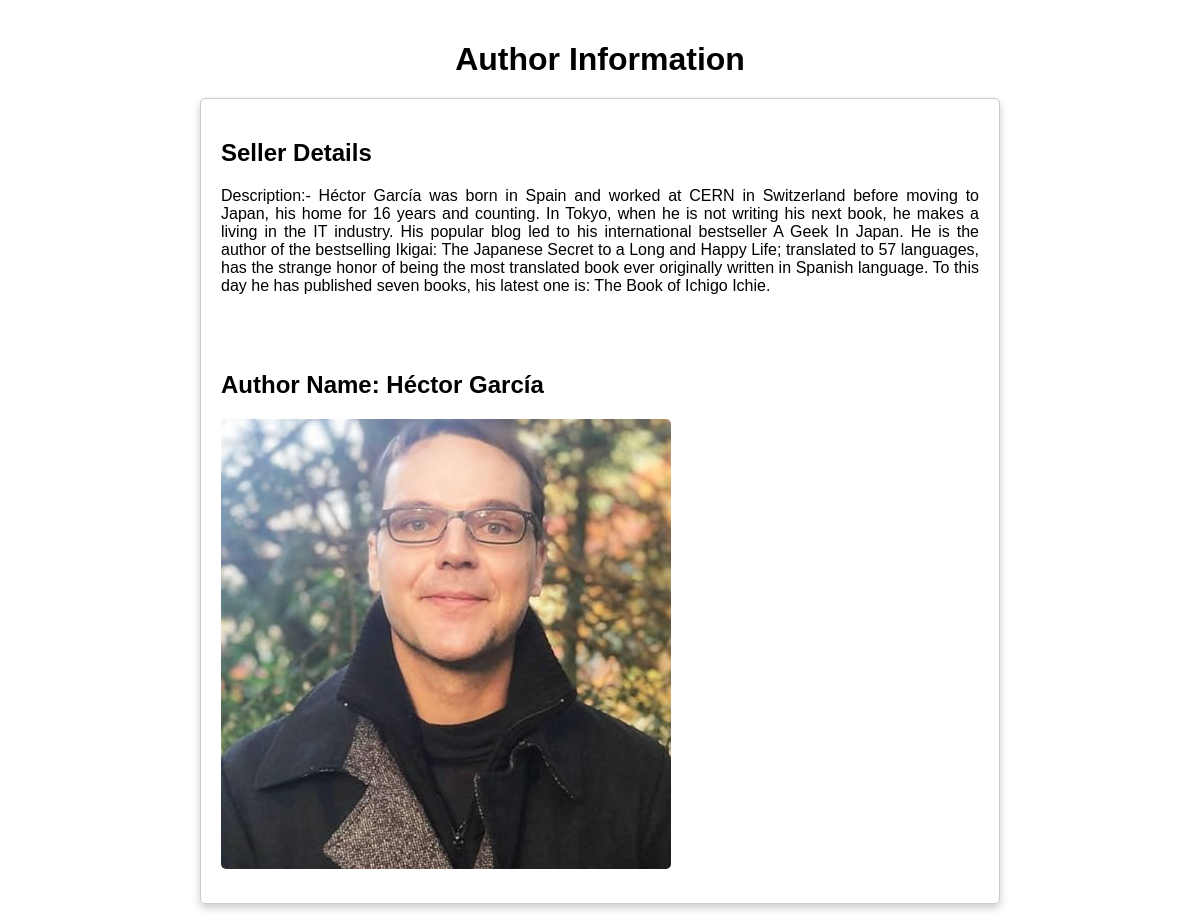
Screenshot of /Guest/seller-info/1/ with the database file from the repository.
### BookAuthor/models.py (models this page shows)
class Book(models.Model):
    CATEGORY_CHOICES = [
        ('Fiction', 'Fiction'),
        ('Non-Fiction', 'Non-Fiction'),
        ('Science Fiction', 'Science Fiction'),
        ('Mystery', 'Mystery'),
        ('Thriller', 'Thriller'),
        ('Fantasy', 'Fantasy'),
        ('Biography', 'Biography'),
    ]
    book_name = models.CharField(max_length=100)
    book_cover_image = models.ImageField(upload_to='book_covers/')
    author_name = models.CharField(max_length=100)
    author_image = models.ImageField(upload_to='author_images/')
    book_price = models.DecimalField(max_digits=10, decimal_places=2)
    book_description = models.TextField()
    book_category = models.CharField(max_length=100, choices=CATEGORY_CHOICES)
    seller_name = models.CharField(max_length=100)
    seller_email = models.EmailField()
    seller_phone = models.CharField(max_length=15)
    seller_description = models.TextField()
    seller_location = models.CharField(max_length=100)
    seller_license_number = models.CharField(max_length=50)
    SellerAdd=models.ForeignKey(NewSeller,on_delete=models.SET_NULL,null=True)

### Guest/views.py (the view)
# urls.py: path('seller-info/<int:book_id>/', views.book_seller_info, name='book_seller_info'),
def book_seller_info(request, book_id):
    book = Book.objects.get(pk=book_id)
    return render(request, "Guest/book_seller_info.html", {'book': book})

### Guest/templates/Guest/book_seller_info.html (shortened to what this page needs)
<!DOCTYPE html>
<html lang="en">
<head>
</head>
<body>
    <div class="container mt-4">
        <h1>{{ book.title }} <b>Author Information</b></h1>
        <div class="card">
            <div class="card-column">
                <div class="card-details">
                    <h2>Seller Details</h2>
                    <p>Description:- {{ book.seller_description }}</p>
                </div>
            </div>
            <div class="card-column">
                <div class="card-details">
                    <h2>Author Name: {{ book.author_name }}</h2>
                    {% if book.author_image %}
                        <img src="{{ book.author_image.url }}" alt="Author Image">
                    {% else %}
                        <p>No author image available</p>
                    {% endif %}
                </div>
            </div>
        </div>
    </div>
</body>
</html>

### Guest/templates/Guest/book_seller_info.html (style rules this page uses)
body { display: flex; justify-content: center; align-items: center; height: auto; margin: 0; font-family: Arial, sans-serif; }
.container { max-width: 800px; width: 100%; padding: 20px; }
.card { display: flex; flex-wrap: wrap; border: 1px solid #ccc; border-radius: 5px; box-shadow: 0 4px 8px 0 rgba(0, 0, 0, 0.2); margin-left: auto; margin-right: auto; }
.card-column { padding: 20px; }
.card img { width: 100%; height: auto; border-radius: 5px; margin-bottom: 10px; }
.card-details { text-align:justify; }
h1 { text-align: center; margin-bottom: 20px; }

### rows the page displays
Book: seller_description "Héctor García was born in Spain and worked at CERN in Switzerland before moving to Japan, his home for 16 years and counting. In Tokyo, when he is not writing his next book, he makes a living in the IT industry. His popular blog led to his international bestseller A Geek In Japan. He is the author of the bestselling Ikigai: The Japanese Secret to a Long and Happy Life; translated to 57 languages, has the strange honor of being the most translated book ever originally written in Spanish language. To this day he has published seven books, his latest one is: The Book of Ichigo Ichie.", author_name "Héctor García", author_image (picture)
